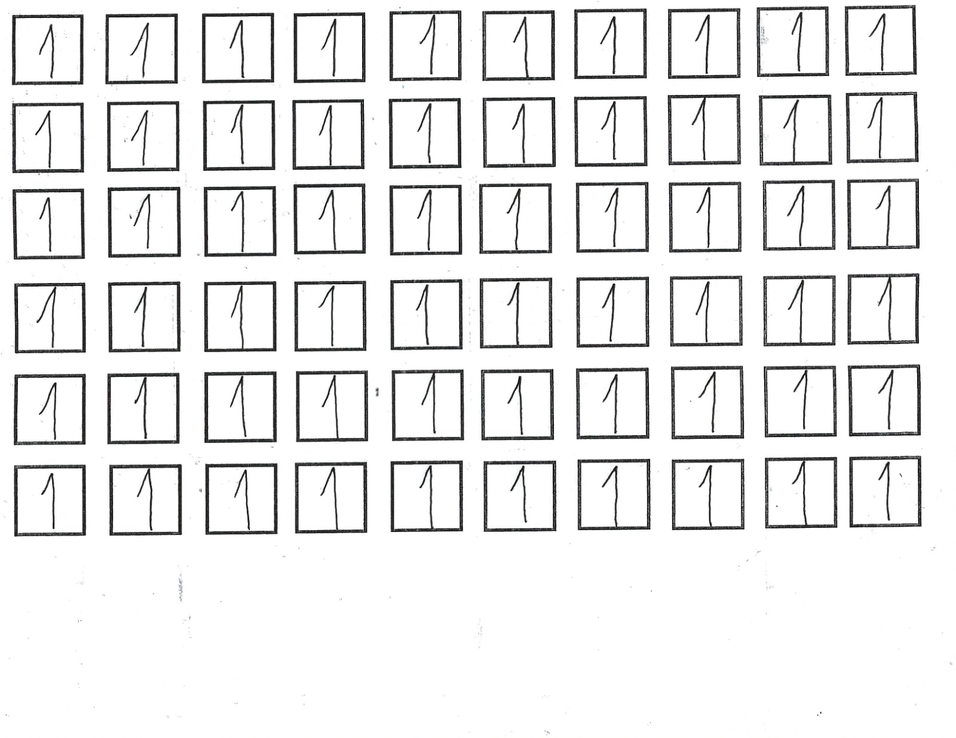
#> input picture data/operands/raw/test/1_3.png, 956 x 738 px, shrunk from 1600 x 1236 before the run; its folder holds only this picture in this run
$ python extract_test_operands.py
#> lines starting #> are read from the running program, lines starting #| are printed output that depends on the picture; after the words box and inside, x2 and y2 are one past the last pixel; in counts of white or black regions, pixels touching at a corner belong together
"""
===============================================================================
Proyecto: InkSolver
Archivo: extract_test_operands.py
Descripción: Extrae cuadros negros de imágenes de prueba que contienen dígitos
             escritos a mano y guarda las imágenes individuales en carpetas organizadas.
Autor: Alejandro Castro Martínez
Fecha de creación: 2025-04-14
Última modificación: 2025-04-14
Versión: 1.0
===============================================================================
Dependencias:
- Python 3.10
- Librerías externas: OpenCV (cv2), NumPy, os, re
===============================================================================
Uso:
Ejecutar el script con el siguiente comando:
    python extract_test_operands.py
===============================================================================
Notas:
- Las imágenes de entrada deben estar en la carpeta '../../data/operands/raw/test/'.
- Las imágenes extraídas se guardarán en '../../data/operands/processed/test/' organizadas por nombre de archivo.
===============================================================================
"""

import cv2
import numpy as np
import os
import re

# Definir rutas de entrada y salida
input_folder = "../../data/operands/raw/test/"
output_base_folder = "../../data/operands/processed/test/"

# Crear la carpeta de salida si no existe
os.makedirs(output_base_folder, exist_ok=True)

def extract_black_boxes_from_image(image_path, image_label, image_id):
    """
    Extrae cuadros negros de una imagen de prueba que contiene múltiples dígitos escritos
    y guarda cada uno como imagen individual en la carpeta correspondiente.

    Args:
        image_path (str): Ruta de la imagen a procesar.
        image_label (str): Etiqueta o nombre base de la imagen.
        image_id (str): Identificador único de la imagen de entrada.

    Returns:
        None
    """
#> called with image_path = '../../data/operands/raw/test/1_3.png', image_label = '1', image_id = '3'
    # Definir carpeta de salida
    output_folder = os.path.join(output_base_folder, image_label)
    os.makedirs(output_folder, exist_ok=True)

    print(f"\n\033[91m🔴 Procesando imagen: {image_path}...\033[0m")

    # Cargar imagen en escala de grises
    img = cv2.imread(image_path)
#> img is the input picture: shape (738, 956, 3); mean B, G, R 235.8, 235.8, 235.7
    gray = cv2.cvtColor(img, cv2.COLOR_BGR2GRAY)

    # Aplicar umbral para aislar dígitos en negro
    _, thresh = cv2.threshold(gray, 150, 255, cv2.THRESH_BINARY_INV)
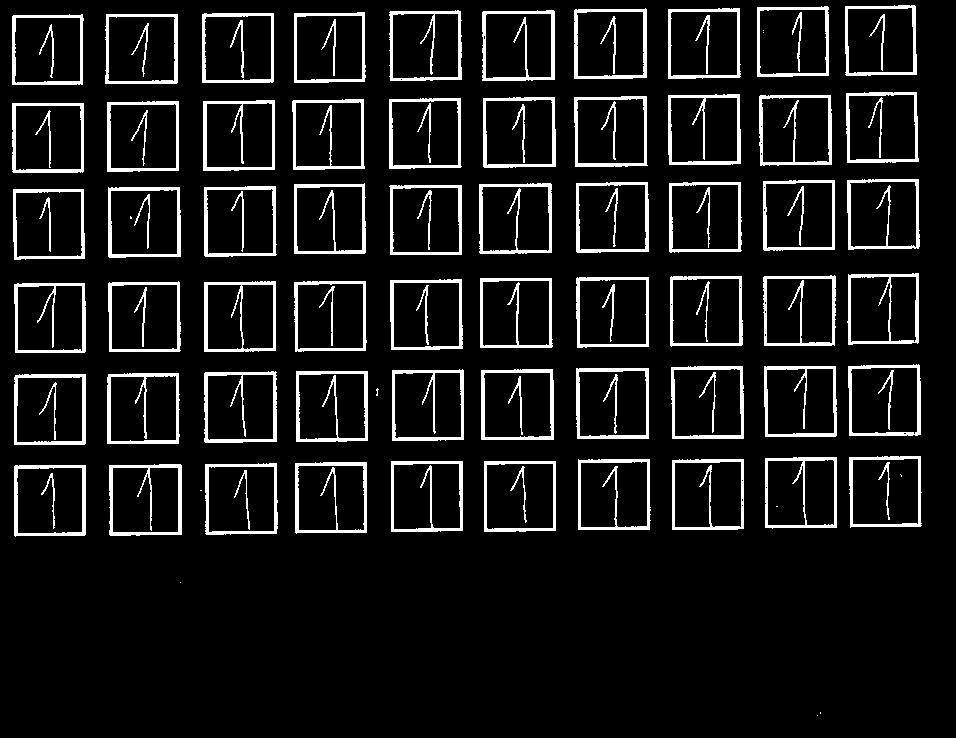
#> thresh: shape (738, 956); 9.1% white; 105 white regions (10 under 20 px)

    # Encontrar contornos
    contours, _ = cv2.findContours(thresh, cv2.RETR_EXTERNAL, cv2.CHAIN_APPROX_SIMPLE)
#> contours = 65 contours, 5 with area under 20; largest, box (x1, y1, x2, y2) and area: (671, 366, 744, 439) 5102, (576, 368, 649, 439) 5022, (481, 369, 554, 440) 4994, (109, 464, 182, 536) 4986, (764, 366, 837, 437) 4974

    # Extraer y ordenar cuadros
    bounding_boxes = [cv2.boundingRect(cnt) for cnt in contours]
#> bounding_boxes = 65 items, first 6: (817, 715, 1, 1), (820, 712, 1, 2), (180, 582, 1, 1), (200, 490, 2, 1), (14, 465, 72, 72), (109, 464, 73, 72)
    bounding_boxes = sorted(bounding_boxes, key=lambda b: (b[1], b[0]))
#> bounding_boxes = 65 items, first 6: (845, 5, 72, 71), (757, 6, 72, 71), (574, 8, 73, 71), (668, 8, 73, 71), (389, 10, 73, 71), (482, 10, 73, 71)

    # Agrupar por filas y columnas
    row_dict = {}
    for x, y, w, h in bounding_boxes:
        if 50 < w < 200 and 50 < h < 200: # Filtrar ruido
            row = y // 80 # Agrupar por filas
            col = x // 80 # Agrupar por columnas
            row_dict.setdefault(row, []).append((x, y, w, h))
#> this loop made 65 passes
#> (x, y, w, h, row, col) on passes 1 to 12: (845, 5, 72, 71, 0, 10), (757, 6, 72, 71, 0, 9), (574, 8, 73, 71, 0, 7), (668, 8, 73, 71, 0, 8), (389, 10, 73, 71, 0, 4), (482, 10, 73, 71, 0, 6), (294, 12, 72, 71, 0, 3), (202, 13, 72, 70, 0, 2), (12, 14, 72, 71, 0, 0), (105, 14, 73, 70, 0, 1), (846, 92, 73, 71, 1, 10), (668, 94, 73, 71, 1, 8)
#> (row, col) on pass 61: (5, 0)
#> after the loop, row_dict = 6 items

    # Extraer cuadros y guardar imágenes
    image_count = 0 # Contador de imagenes extraidas
    for row in sorted(row_dict.keys()):
        for col_index, (x, y, w, h) in enumerate(sorted(row_dict[row], key=lambda b: b[0])):
            # Extraer la region del cuadro con margen para evitar bordes
            border_margin = 10
            cropped = gray[y+border_margin:y+h-border_margin, x+border_margin:x+w-border_margin]

            # Convertir a imagen binaria
            _, bw_cropped = cv2.threshold(cropped, 145, 255, cv2.THRESH_BINARY)

            # Guardar imagen con formato [id imagen]_[id consecutivo].png
            output_filename = f"{image_id}_{image_count}.png"
            output_path = os.path.join(output_folder, output_filename)
            cv2.imwrite(output_path, bw_cropped)
            image_count += 1
#> this loop made 6 passes
#> pass 1, in extract_black_boxes_from_image, `cv2.imwrite(output_path, bw_cropped)`:
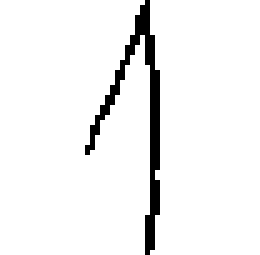
#> saved as 3_0.png: shape (51, 52) (shown 5 times larger); 94.6% white; black in thin lines or dots, all inside (x1, y1, x2, y2) = (17, 0, 32, 51)
#> pass 1, in extract_black_boxes_from_image, `cv2.imwrite(output_path, bw_cropped)`:
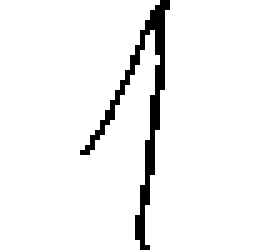
#> saved as 3_1.png: shape (50, 53) (shown 5 times larger); 94.8% white; black in thin lines or dots, all inside (x1, y1, x2, y2) = (16, 0, 34, 50)
#> pass 1, in extract_black_boxes_from_image, `cv2.imwrite(output_path, bw_cropped)`:
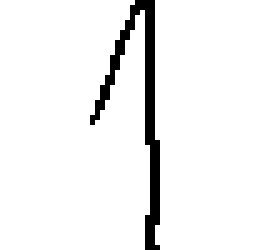
#> saved as 3_2.png: shape (50, 52) (shown 5 times larger); 94.2% white; black in thin lines or dots, all inside (x1, y1, x2, y2) = (18, 0, 32, 50)
#> pass 1, in extract_black_boxes_from_image, `cv2.imwrite(output_path, bw_cropped)`:
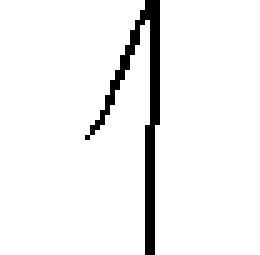
#> saved as 3_3.png: shape (51, 52) (shown 5 times larger); 94.3% white; black in thin lines or dots, all inside (x1, y1, x2, y2) = (17, 0, 32, 51)
#> after the loop:
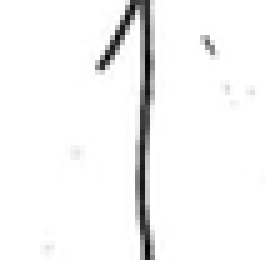
#> cropped: shape (52, 53) (shown 5 times larger); min 4, max 255, mean 244.4
#> after the loop, image_count = 60

    # Mensajes finales
    print(f"\033[92m✔ Se extrajeron {image_count} cuadros de la imagen {image_path}.\033[0m")
#| [92m✔ Se extrajeron 60 cuadros de la imagen ../../data/operands/raw/test/1_3.png.[0m
    print(f"\033[93m📂 Imágenes guardadas en: {output_folder}\033[0m")
#| [93m📂 Imágenes guardadas en: ../../data/operands/processed/test/1[0m

# Procesar todas las imágenes en la carpeta de entrada
for filename in os.listdir(input_folder):
    match = re.match(r"(\d+)_(\d+)\.png", filename)
    if match:
        digit_class, image_id = match.groups()
        image_path = os.path.join(input_folder, filename)
        extract_black_boxes_from_image(image_path, digit_class, image_id)

print("\n\033[92m✅ PROCESO COMPLETO: TODAS LAS IMÁGENES FUERON EXTRAÍDAS Y GUARDADAS.\033[0m")

$ run again, on data/operands/raw/test/3_1.png
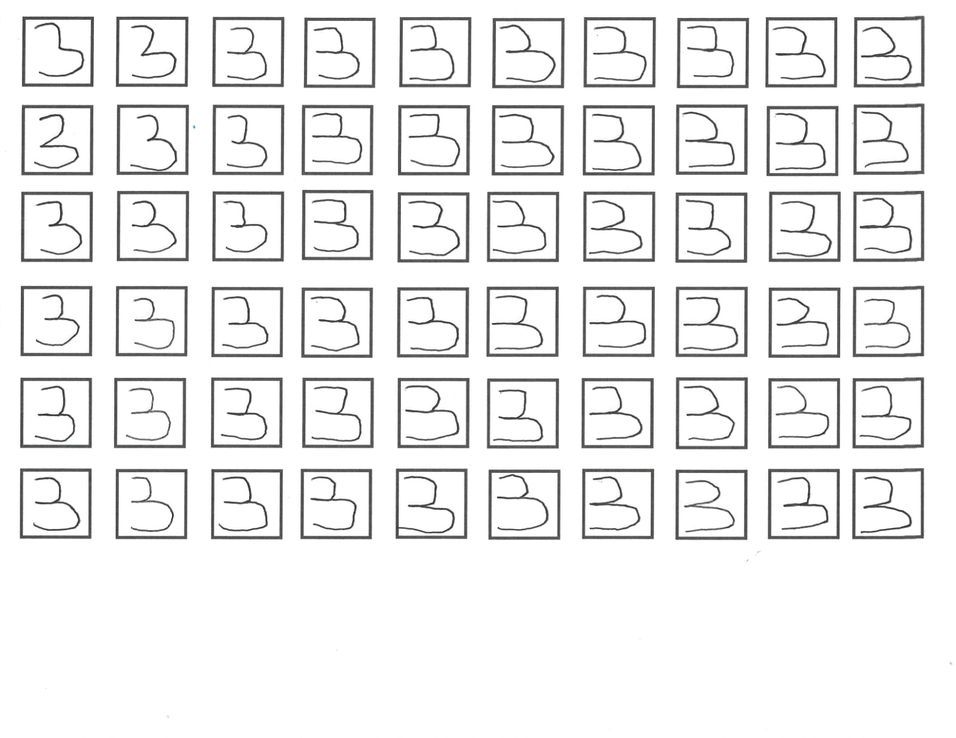
#> input picture data/operands/raw/test/3_1.png, 956 x 738 px, shrunk from 1600 x 1236 before the run
#> in extract_black_boxes_from_image, img is the input picture: shape (738, 956, 3); mean B, G, R 237.7, 237.7, 237.7
#> in extract_black_boxes_from_image, `_, thresh = cv2.threshold(gray, 150, 255, cv2.THRESH_BINARY_INV)`:
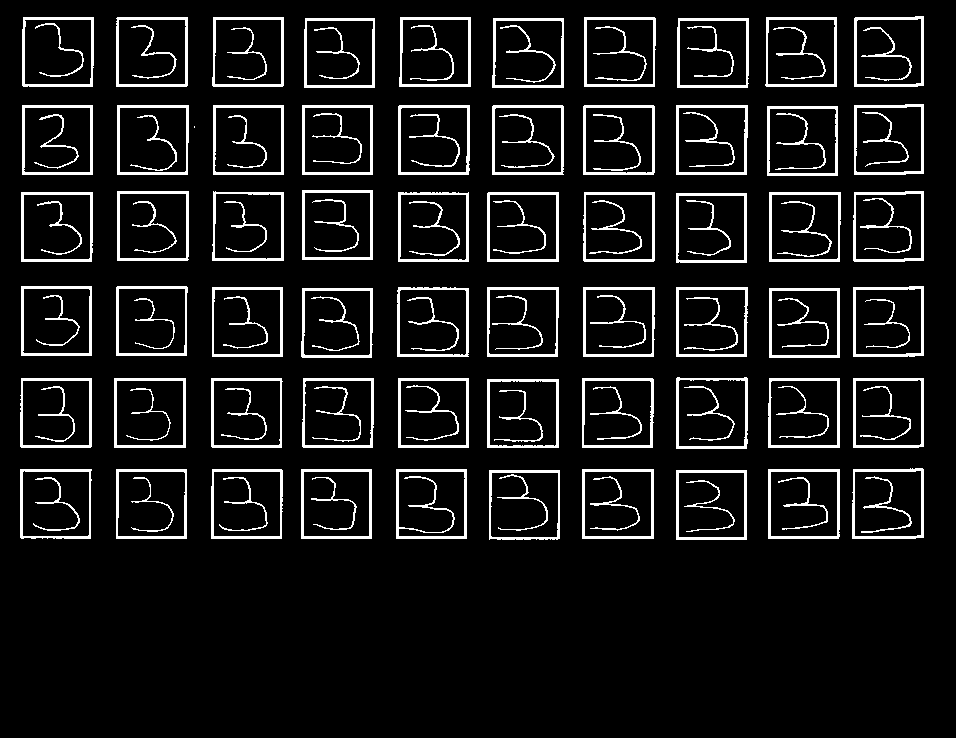
#> thresh: shape (738, 956); 9% white; 120 white regions (1 under 20 px)
#> contours = 61 contours, 1 with area under 20; largest, box (x1, y1, x2, y2) and area: (676, 377, 748, 449) 4966, (582, 469, 654, 539) 4899, (114, 378, 186, 448) 4899, (487, 192, 559, 262) 4898, (117, 191, 189, 261) 4896
#> in extract_black_boxes_from_image, `bounding_boxes = [cv2.boundingRect(cnt) for cnt in contours]`: bounding_boxes = 61 items, first 6: (676, 470, 71, 70), (489, 470, 71, 70), (768, 469, 72, 70), (582, 469, 72, 70), (396, 469, 71, 70), (301, 469, 71, 70)
#> in extract_black_boxes_from_image, `bounding_boxes = sorted(bounding_boxes, key=lambda b: (b[1], b[0]))`: bounding_boxes = 61 items, first 6: (854, 16, 70, 71), (22, 17, 72, 70), (116, 17, 72, 70), (212, 17, 72, 70), (399, 17, 72, 70), (584, 17, 72, 70)
#> the loop in extract_black_boxes_from_image, `for x, y, w, h in bounding_boxes:` made 61 passes
#> (x, y, w, h, row, col) on passes 1 to 8: (854, 16, 70, 71, 0, 10), (22, 17, 72, 70, 0, 0), (116, 17, 72, 70, 0, 1), (212, 17, 72, 70, 0, 2), (399, 17, 72, 70, 0, 4), (584, 17, 72, 70, 0, 7), (765, 17, 72, 70, 0, 9), (304, 18, 71, 70, 0, 3)
#> after the loop in extract_black_boxes_from_image, `for x, y, w, h in bounding_boxes:`: row_dict = 6 items
#> the loop in extract_black_boxes_from_image, `for row in sorted(row_dict.keys()):` made 6 passes
#> after the loop in extract_black_boxes_from_image, `for row in sorted(row_dict.keys()):`:
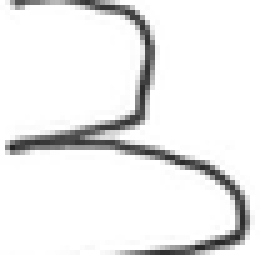
#> cropped: shape (51, 52) (shown 5 times larger); min 35, max 255, mean 236
#> after the loop in extract_black_boxes_from_image, `for row in sorted(row_dict.keys()):`: image_count = 60
#| [92m✔ Se extrajeron 60 cuadros de la imagen ../../data/operands/raw/test/3_1.png.[0m
#| [93m📂 Imágenes guardadas en: ../../data/operands/processed/test/3[0m

$ run again, on data/operands/raw/test/7_2.png
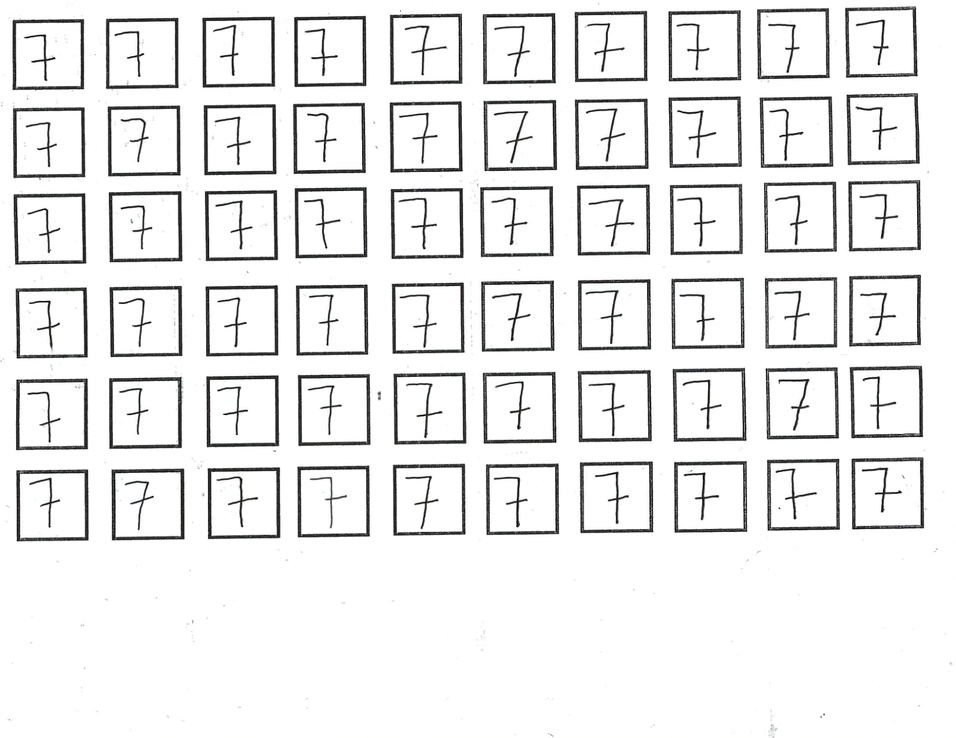
#> input picture data/operands/raw/test/7_2.png, 956 x 738 px, shrunk from 1600 x 1236 before the run
#> in extract_black_boxes_from_image, img is the input picture: shape (738, 956, 3); mean B, G, R 235.2, 235.2, 235.2
#> in extract_black_boxes_from_image, `_, thresh = cv2.threshold(gray, 150, 255, cv2.THRESH_BINARY_INV)`:
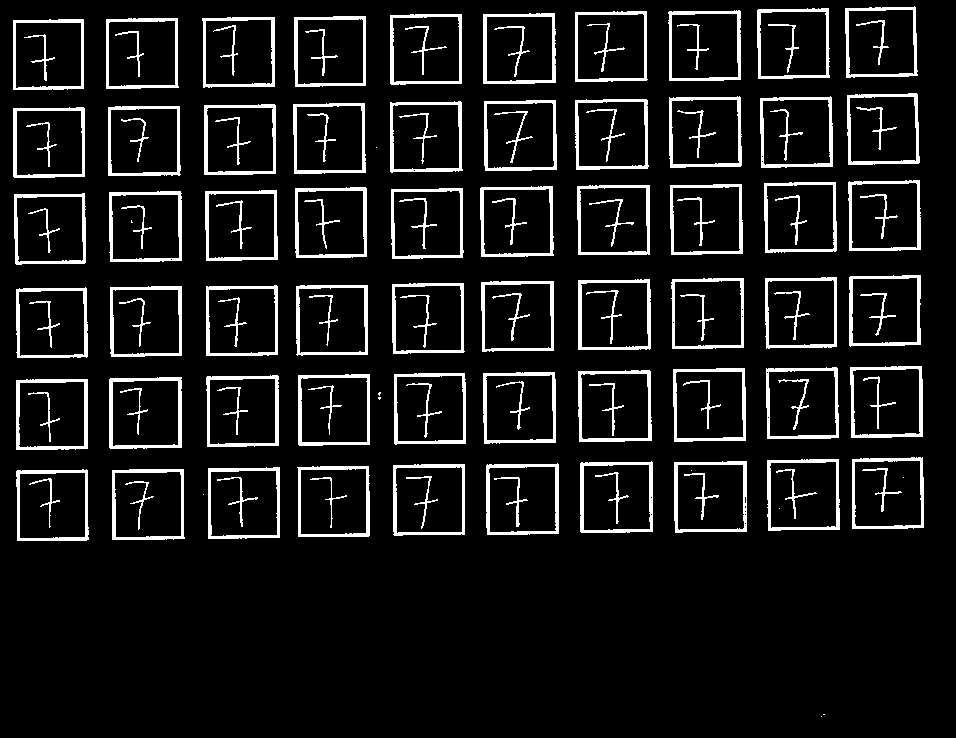
#> thresh: shape (738, 956); 9.3% white; 130 white regions (10 under 20 px)
#> contours = 66 contours, 6 with area under 20; largest, box (x1, y1, x2, y2) and area: (673, 368, 746, 442) 5108, (578, 370, 652, 442) 5026, (109, 377, 182, 449) 5017, (580, 461, 653, 533) 5012, (486, 463, 559, 535) 5000
#> in extract_black_boxes_from_image, `bounding_boxes = [cv2.boundingRect(cnt) for cnt in contours]`: bounding_boxes = 66 items, first 6: (821, 716, 1, 1), (823, 714, 2, 1), (203, 494, 1, 1), (112, 469, 73, 71), (16, 469, 73, 72), (208, 467, 72, 72)
#> in extract_black_boxes_from_image, `bounding_boxes = sorted(bounding_boxes, key=lambda b: (b[1], b[0]))`: bounding_boxes = 66 items, first 6: (845, 6, 73, 72), (757, 8, 73, 71), (668, 10, 73, 71), (575, 11, 73, 71), (483, 13, 73, 71), (390, 14, 72, 71)
#> the loop in extract_black_boxes_from_image, `for x, y, w, h in bounding_boxes:` made 66 passes
#> (x, y, w, h, row, col) on passes 1 to 8: (845, 6, 73, 72, 0, 10), (757, 8, 73, 71, 0, 9), (668, 10, 73, 71, 0, 8), (575, 11, 73, 71, 0, 7), (483, 13, 73, 71, 0, 6), (390, 14, 72, 71, 0, 4), (294, 16, 72, 71, 0, 3), (202, 17, 73, 71, 0, 2)
#> after the loop in extract_black_boxes_from_image, `for x, y, w, h in bounding_boxes:`: row_dict = 6 items
#> the loop in extract_black_boxes_from_image, `for row in sorted(row_dict.keys()):` made 6 passes
#> after the loop in extract_black_boxes_from_image, `for row in sorted(row_dict.keys()):`:
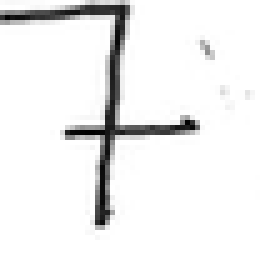
#> cropped: shape (52, 52) (shown 5 times larger); min 0, max 255, mean 238.4
#> after the loop in extract_black_boxes_from_image, `for row in sorted(row_dict.keys()):`: image_count = 60
#| [92m✔ Se extrajeron 60 cuadros de la imagen ../../data/operands/raw/test/7_2.png.[0m
#| [93m📂 Imágenes guardadas en: ../../data/operands/processed/test/7[0m
